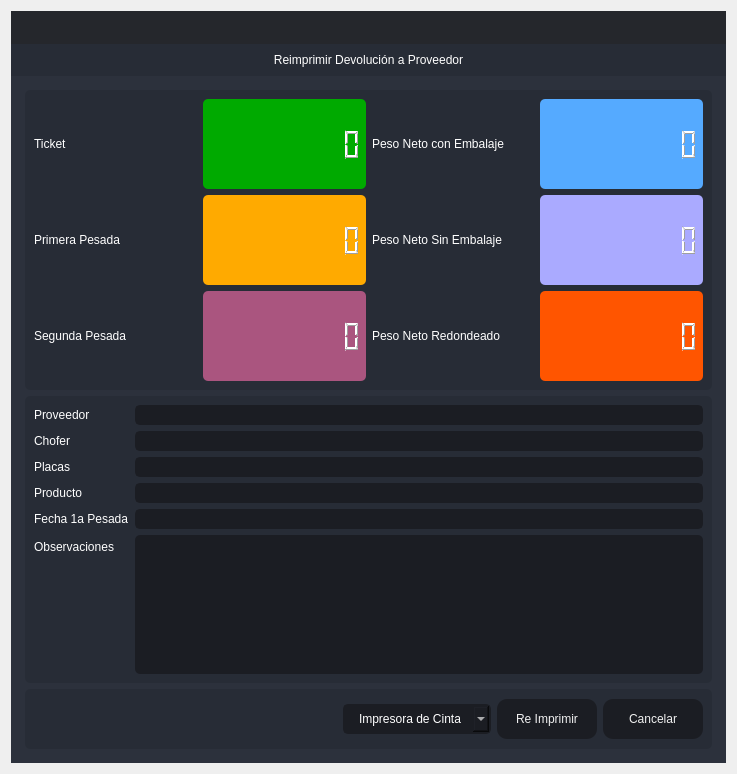
<?xml version="1.0" encoding="UTF-8"?>
<ui version="4.0">
 <class>Destare</class>
 <widget class="QDialog" name="Destare">
  <property name="windowModality">
   <enum>Qt::ApplicationModal</enum>
  </property>
  <property name="geometry">
   <rect>
    <x>0</x>
    <y>0</y>
    <width>737</width>
    <height>774</height>
   </rect>
  </property>
  <property name="minimumSize">
   <size>
    <width>737</width>
    <height>774</height>
   </size>
  </property>
  <property name="maximumSize">
   <size>
    <width>737</width>
    <height>774</height>
   </size>
  </property>
  <property name="windowTitle">
   <string> Reimpresión de Dev. a Proveedor</string>
  </property>
  <property name="windowIcon">
   <iconset resource="files.qrc">
    <normaloff>:/16x16/icons/16x16/logo.png</normaloff>:/16x16/icons/16x16/logo.png</iconset>
  </property>
  <layout class="QVBoxLayout" name="verticalLayout_6">
   <item>
    <widget class="QFrame" name="frame_main">
     <property name="styleSheet">
      <string notr="true">/* LINE EDIT */
QLineEdit {
	background-color: rgb(27, 29, 35);
	border-radius: 5px;
	border: 2px solid rgb(27, 29, 35);
	padding-left: 10px;
}
QLineEdit:hover {
	border: 2px solid rgb(64, 71, 88);
}
QLineEdit:focus {
	border: 2px solid rgb(91, 101, 124);
}

/* SCROLL BARS */
QScrollBar:horizontal {
    border: none;
    background: rgb(52, 59, 72);
    height: 14px;
    margin: 0px 21px 0 21px;
	border-radius: 0px;
}
QScrollBar::handle:horizontal {
    background: rgb(85, 170, 255);
    min-width: 25px;
	border-radius: 7px
}
QScrollBar::add-line:horizontal {
    border: none;
    background: rgb(55, 63, 77);
    width: 20px;
	border-top-right-radius: 7px;
    border-bottom-right-radius: 7px;
    subcontrol-position: right;
    subcontrol-origin: margin;
}
QScrollBar::sub-line:horizontal {
    border: none;
    background: rgb(55, 63, 77);
    width: 20px;
	border-top-left-radius: 7px;
    border-bottom-left-radius: 7px;
    subcontrol-position: left;
    subcontrol-origin: margin;
}
QScrollBar::up-arrow:horizontal, QScrollBar::down-arrow:horizontal
{
     background: none;
}
QScrollBar::add-page:horizontal, QScrollBar::sub-page:horizontal
{
     background: none;
}
 QScrollBar:vertical {
	border: none;
    background: rgb(52, 59, 72);
    width: 14px;
    margin: 21px 0 21px 0;
	border-radius: 0px;
 }
 QScrollBar::handle:vertical {	
	background: rgb(85, 170, 255);
    min-height: 25px;
	border-radius: 7px
 }
 QScrollBar::add-line:vertical {
     border: none;
    background: rgb(55, 63, 77);
     height: 20px;
	border-bottom-left-radius: 7px;
    border-bottom-right-radius: 7px;
     subcontrol-position: bottom;
     subcontrol-origin: margin;
 }
 QScrollBar::sub-line:vertical {
	border: none;
    background: rgb(55, 63, 77);
     height: 20px;
	border-top-left-radius: 7px;
    border-top-right-radius: 7px;
     subcontrol-position: top;
     subcontrol-origin: margin;
 }
 QScrollBar::up-arrow:vertical, QScrollBar::down-arrow:vertical {
     background: none;
 }

 QScrollBar::add-page:vertical, QScrollBar::sub-page:vertical {
     background: none;
 }

/* CHECKBOX */
QCheckBox::indicator {
    border: 3px solid rgb(52, 59, 72);
	width: 15px;
	height: 15px;
	border-radius: 10px;
    background: rgb(44, 49, 60);
}
QCheckBox::indicator:hover {
    border: 3px solid rgb(58, 66, 81);
}
QCheckBox::indicator:checked {
    background: 3px solid rgb(52, 59, 72);
	border: 3px solid rgb(52, 59, 72);	
	background-image: url(:/16x16/icons/16x16/cil-check-alt.png);
}

/* RADIO BUTTON */
QRadioButton::indicator {
    border: 3px solid rgb(52, 59, 72);
	width: 15px;
	height: 15px;
	border-radius: 10px;
    background: rgb(44, 49, 60);
}
QRadioButton::indicator:hover {
    border: 3px solid rgb(58, 66, 81);
}
QRadioButton::indicator:checked {
    background: 3px solid rgb(94, 106, 130);
	border: 3px solid rgb(52, 59, 72);	
}

/* COMBOBOX */
QComboBox{
	background-color: rgb(27, 29, 35);
	border-radius: 5px;
	border: 2px solid rgb(27, 29, 35);
	padding: 5px;
	padding-left: 10px;
}
QComboBox:hover{
	border: 2px solid rgb(64, 71, 88);
}
QComboBox::drop-down {
	subcontrol-origin: padding;
	subcontrol-position: top right;
	width: 25px; 
	border-left-width: 3px;
	border-left-color: rgba(39, 44, 54, 150);
	border-left-style: solid;
	border-top-right-radius: 3px;
	border-bottom-right-radius: 3px;	
	background-image: url(:/16x16/icons/16x16/cil-arrow-bottom.png);
	background-position: center;
	background-repeat: no-reperat;
 }
QComboBox QAbstractItemView {
	color: rgb(85, 170, 255);	
	background-color: rgb(27, 29, 35);
	padding: 10px;
	selection-background-color: rgb(39, 44, 54);
}

/* SLIDERS */
QSlider::groove:horizontal {
    border-radius: 9px;
    height: 18px;
	margin: 0px;
	background-color: rgb(52, 59, 72);
}
QSlider::groove:horizontal:hover {
	background-color: rgb(55, 62, 76);
}
QSlider::handle:horizontal {
    background-color: rgb(85, 170, 255);
    border: none;
    height: 18px;
    width: 18px;
    margin: 0px;
	border-radius: 9px;
}
QSlider::handle:horizontal:hover {
    background-color: rgb(105, 180, 255);
}
QSlider::handle:horizontal:pressed {
    background-color: rgb(65, 130, 195);
}

QSlider::groove:vertical {
    border-radius: 9px;
    width: 18px;
    margin: 0px;
	background-color: rgb(52, 59, 72);
}
QSlider::groove:vertical:hover {
	background-color: rgb(55, 62, 76);
}
QSlider::handle:vertical {
    background-color: rgb(85, 170, 255);
	border: none;
    height: 18px;
    width: 18px;
    margin: 0px;
	border-radius: 9px;
}
QSlider::handle:vertical:hover {
    background-color: rgb(105, 180, 255);
}
QSlider::handle:vertical:pressed {
    background-color: rgb(65, 130, 195);
}

</string>
     </property>
     <property name="frameShape">
      <enum>QFrame::NoFrame</enum>
     </property>
     <property name="frameShadow">
      <enum>QFrame::Raised</enum>
     </property>
     <layout class="QVBoxLayout" name="verticalLayout">
      <property name="spacing">
       <number>0</number>
      </property>
      <property name="leftMargin">
       <number>0</number>
      </property>
      <property name="topMargin">
       <number>0</number>
      </property>
      <property name="rightMargin">
       <number>0</number>
      </property>
      <property name="bottomMargin">
       <number>0</number>
      </property>
      <item>
       <widget class="QFrame" name="frame_top">
        <property name="minimumSize">
         <size>
          <width>0</width>
          <height>65</height>
         </size>
        </property>
        <property name="maximumSize">
         <size>
          <width>16777215</width>
          <height>65</height>
         </size>
        </property>
        <property name="styleSheet">
         <string notr="true">background-color: transparent;</string>
        </property>
        <property name="frameShape">
         <enum>QFrame::NoFrame</enum>
        </property>
        <property name="frameShadow">
         <enum>QFrame::Raised</enum>
        </property>
        <layout class="QHBoxLayout" name="horizontalLayout_3">
         <property name="spacing">
          <number>0</number>
         </property>
         <property name="leftMargin">
          <number>0</number>
         </property>
         <property name="topMargin">
          <number>0</number>
         </property>
         <property name="rightMargin">
          <number>0</number>
         </property>
         <property name="bottomMargin">
          <number>0</number>
         </property>
         <item>
          <widget class="QFrame" name="frame_toggle">
           <property name="maximumSize">
            <size>
             <width>70</width>
             <height>16777215</height>
            </size>
           </property>
           <property name="styleSheet">
            <string notr="true">background-color: rgb(27, 29, 35);</string>
           </property>
           <property name="frameShape">
            <enum>QFrame::NoFrame</enum>
           </property>
           <property name="frameShadow">
            <enum>QFrame::Raised</enum>
           </property>
           <layout class="QVBoxLayout" name="verticalLayout_3">
            <property name="spacing">
             <number>0</number>
            </property>
            <property name="leftMargin">
             <number>0</number>
            </property>
            <property name="topMargin">
             <number>0</number>
            </property>
            <property name="rightMargin">
             <number>0</number>
            </property>
            <property name="bottomMargin">
             <number>0</number>
            </property>
           </layout>
          </widget>
         </item>
         <item>
          <widget class="QFrame" name="frame_top_right">
           <property name="styleSheet">
            <string notr="true">background: transparent;</string>
           </property>
           <property name="frameShape">
            <enum>QFrame::NoFrame</enum>
           </property>
           <property name="frameShadow">
            <enum>QFrame::Raised</enum>
           </property>
           <layout class="QVBoxLayout" name="verticalLayout_2">
            <property name="spacing">
             <number>0</number>
            </property>
            <property name="leftMargin">
             <number>0</number>
            </property>
            <property name="topMargin">
             <number>0</number>
            </property>
            <property name="rightMargin">
             <number>0</number>
            </property>
            <property name="bottomMargin">
             <number>0</number>
            </property>
            <item>
             <widget class="QFrame" name="frame_top_btns">
              <property name="maximumSize">
               <size>
                <width>16777215</width>
                <height>42</height>
               </size>
              </property>
              <property name="styleSheet">
               <string notr="true">background-color: rgba(27, 29, 35, 200)</string>
              </property>
              <property name="frameShape">
               <enum>QFrame::NoFrame</enum>
              </property>
              <property name="frameShadow">
               <enum>QFrame::Raised</enum>
              </property>
              <layout class="QHBoxLayout" name="horizontalLayout_4">
               <property name="spacing">
                <number>0</number>
               </property>
               <property name="leftMargin">
                <number>0</number>
               </property>
               <property name="topMargin">
                <number>0</number>
               </property>
               <property name="rightMargin">
                <number>0</number>
               </property>
               <property name="bottomMargin">
                <number>0</number>
               </property>
               <item>
                <widget class="QFrame" name="frame_label_top_btns">
                 <property name="sizePolicy">
                  <sizepolicy hsizetype="Expanding" vsizetype="Preferred">
                   <horstretch>0</horstretch>
                   <verstretch>0</verstretch>
                  </sizepolicy>
                 </property>
                 <property name="frameShape">
                  <enum>QFrame::NoFrame</enum>
                 </property>
                 <property name="frameShadow">
                  <enum>QFrame::Raised</enum>
                 </property>
                 <layout class="QHBoxLayout" name="horizontalLayout_10">
                  <property name="spacing">
                   <number>0</number>
                  </property>
                  <property name="leftMargin">
                   <number>5</number>
                  </property>
                  <property name="topMargin">
                   <number>0</number>
                  </property>
                  <property name="rightMargin">
                   <number>10</number>
                  </property>
                  <property name="bottomMargin">
                   <number>0</number>
                  </property>
                 </layout>
                </widget>
               </item>
               <item alignment="Qt::AlignRight">
                <widget class="QFrame" name="frame_btns_right">
                 <property name="sizePolicy">
                  <sizepolicy hsizetype="Expanding" vsizetype="Preferred">
                   <horstretch>0</horstretch>
                   <verstretch>0</verstretch>
                  </sizepolicy>
                 </property>
                 <property name="maximumSize">
                  <size>
                   <width>120</width>
                   <height>16777215</height>
                  </size>
                 </property>
                 <property name="frameShape">
                  <enum>QFrame::NoFrame</enum>
                 </property>
                 <property name="frameShadow">
                  <enum>QFrame::Raised</enum>
                 </property>
                 <layout class="QHBoxLayout" name="horizontalLayout_5">
                  <property name="spacing">
                   <number>0</number>
                  </property>
                  <property name="leftMargin">
                   <number>0</number>
                  </property>
                  <property name="topMargin">
                   <number>0</number>
                  </property>
                  <property name="rightMargin">
                   <number>0</number>
                  </property>
                  <property name="bottomMargin">
                   <number>0</number>
                  </property>
                 </layout>
                </widget>
               </item>
              </layout>
             </widget>
            </item>
            <item>
             <widget class="QFrame" name="frame_top_info">
              <property name="maximumSize">
               <size>
                <width>16777215</width>
                <height>65</height>
               </size>
              </property>
              <property name="styleSheet">
               <string notr="true">background-color: rgb(39, 44, 54);</string>
              </property>
              <property name="frameShape">
               <enum>QFrame::NoFrame</enum>
              </property>
              <property name="frameShadow">
               <enum>QFrame::Raised</enum>
              </property>
              <layout class="QHBoxLayout" name="horizontalLayout_8">
               <property name="spacing">
                <number>0</number>
               </property>
               <property name="leftMargin">
                <number>10</number>
               </property>
               <property name="topMargin">
                <number>0</number>
               </property>
               <property name="rightMargin">
                <number>10</number>
               </property>
               <property name="bottomMargin">
                <number>0</number>
               </property>
               <item>
                <widget class="QLabel" name="label">
                 <property name="styleSheet">
                  <string notr="true">font: 75 16pt &quot;MS Shell Dlg 2&quot;;
color: rgb(255, 255, 255);</string>
                 </property>
                 <property name="text">
                  <string>Reimprimir Devolución a Proveedor</string>
                 </property>
                 <property name="alignment">
                  <set>Qt::AlignCenter</set>
                 </property>
                </widget>
               </item>
              </layout>
             </widget>
            </item>
           </layout>
          </widget>
         </item>
        </layout>
       </widget>
      </item>
      <item>
       <widget class="QFrame" name="frame_center">
        <property name="sizePolicy">
         <sizepolicy hsizetype="Expanding" vsizetype="Expanding">
          <horstretch>0</horstretch>
          <verstretch>0</verstretch>
         </sizepolicy>
        </property>
        <property name="styleSheet">
         <string notr="true">background-color: rgb(40, 44, 52);</string>
        </property>
        <property name="frameShape">
         <enum>QFrame::NoFrame</enum>
        </property>
        <property name="frameShadow">
         <enum>QFrame::Raised</enum>
        </property>
        <layout class="QHBoxLayout" name="horizontalLayout_2">
         <property name="spacing">
          <number>0</number>
         </property>
         <property name="leftMargin">
          <number>0</number>
         </property>
         <property name="topMargin">
          <number>0</number>
         </property>
         <property name="rightMargin">
          <number>0</number>
         </property>
         <property name="bottomMargin">
          <number>0</number>
         </property>
         <item>
          <widget class="QFrame" name="frame_content_right">
           <property name="styleSheet">
            <string notr="true">background-color: rgb(44, 49, 60);</string>
           </property>
           <property name="frameShape">
            <enum>QFrame::NoFrame</enum>
           </property>
           <property name="frameShadow">
            <enum>QFrame::Raised</enum>
           </property>
           <layout class="QVBoxLayout" name="verticalLayout_4">
            <property name="spacing">
             <number>0</number>
            </property>
            <property name="leftMargin">
             <number>0</number>
            </property>
            <property name="topMargin">
             <number>0</number>
            </property>
            <property name="rightMargin">
             <number>0</number>
            </property>
            <property name="bottomMargin">
             <number>0</number>
            </property>
            <item>
             <widget class="QFrame" name="frame_content">
              <property name="frameShape">
               <enum>QFrame::NoFrame</enum>
              </property>
              <property name="frameShadow">
               <enum>QFrame::Raised</enum>
              </property>
              <layout class="QVBoxLayout" name="verticalLayout_9">
               <property name="spacing">
                <number>0</number>
               </property>
               <property name="leftMargin">
                <number>5</number>
               </property>
               <property name="topMargin">
                <number>5</number>
               </property>
               <property name="rightMargin">
                <number>5</number>
               </property>
               <property name="bottomMargin">
                <number>5</number>
               </property>
               <item>
                <widget class="QStackedWidget" name="stackedWidget">
                 <property name="styleSheet">
                  <string notr="true">background: transparent;</string>
                 </property>
                 <property name="currentIndex">
                  <number>0</number>
                 </property>
                 <widget class="QWidget" name="page_home">
                  <layout class="QVBoxLayout" name="verticalLayout_10">
                   <item>
                    <widget class="QFrame" name="frame">
                     <property name="minimumSize">
                      <size>
                       <width>0</width>
                       <height>300</height>
                      </size>
                     </property>
                     <property name="maximumSize">
                      <size>
                       <width>16777215</width>
                       <height>300</height>
                      </size>
                     </property>
                     <property name="styleSheet">
                      <string notr="true">background-color: rgb(39, 44, 54);
border-radius: 5px;</string>
                     </property>
                     <property name="frameShape">
                      <enum>QFrame::StyledPanel</enum>
                     </property>
                     <property name="frameShadow">
                      <enum>QFrame::Raised</enum>
                     </property>
                     <layout class="QHBoxLayout" name="horizontalLayout_6">
                      <item>
                       <layout class="QGridLayout" name="gridLayout_2">
                        <item row="1" column="2">
                         <widget class="QLabel" name="label_5">
                          <property name="styleSheet">
                           <string notr="true">color: rgb(255, 255, 255);
font: 75 12pt &quot;MS Shell Dlg 2&quot;;</string>
                          </property>
                          <property name="text">
                           <string>Peso Neto Sin Embalaje</string>
                          </property>
                         </widget>
                        </item>
                        <item row="1" column="1">
                         <widget class="QLCDNumber" name="lcdNumber_3">
                          <property name="styleSheet">
                           <string notr="true">color: rgb(255, 255, 255);
background-color: rgb(255, 170, 0);</string>
                          </property>
                          <property name="digitCount">
                           <number>10</number>
                          </property>
                         </widget>
                        </item>
                        <item row="1" column="3">
                         <widget class="QLCDNumber" name="lcdNumber_4">
                          <property name="styleSheet">
                           <string notr="true">color: rgb(255, 255, 255);
background-color: rgb(170, 170, 255);</string>
                          </property>
                          <property name="digitCount">
                           <number>10</number>
                          </property>
                         </widget>
                        </item>
                        <item row="0" column="3">
                         <widget class="QLCDNumber" name="lcdNumber_1">
                          <property name="styleSheet">
                           <string notr="true">color: rgb(255, 255, 255);
background-color: rgb(85, 170, 255);</string>
                          </property>
                          <property name="digitCount">
                           <number>10</number>
                          </property>
                         </widget>
                        </item>
                        <item row="2" column="3">
                         <widget class="QLCDNumber" name="lcdNumber_6">
                          <property name="styleSheet">
                           <string notr="true">color: rgb(255, 255, 255);
background-color: rgb(255, 85, 0);</string>
                          </property>
                          <property name="digitCount">
                           <number>10</number>
                          </property>
                         </widget>
                        </item>
                        <item row="0" column="0">
                         <widget class="QLabel" name="label_2">
                          <property name="styleSheet">
                           <string notr="true">color: rgb(255, 255, 255);
font: 75 12pt &quot;MS Shell Dlg 2&quot;;</string>
                          </property>
                          <property name="text">
                           <string>Ticket</string>
                          </property>
                         </widget>
                        </item>
                        <item row="1" column="0">
                         <widget class="QLabel" name="label_4">
                          <property name="styleSheet">
                           <string notr="true">color: rgb(255, 255, 255);
font: 75 12pt &quot;MS Shell Dlg 2&quot;;</string>
                          </property>
                          <property name="text">
                           <string>Primera Pesada</string>
                          </property>
                         </widget>
                        </item>
                        <item row="0" column="1">
                         <widget class="QLCDNumber" name="lcdNumber_9">
                          <property name="styleSheet">
                           <string notr="true">color: rgb(255, 255, 255);
background-color: rgb(0, 170, 0);</string>
                          </property>
                          <property name="digitCount">
                           <number>10</number>
                          </property>
                         </widget>
                        </item>
                        <item row="2" column="0">
                         <widget class="QLabel" name="label_6">
                          <property name="styleSheet">
                           <string notr="true">color: rgb(255, 255, 255);
font: 75 12pt &quot;MS Shell Dlg 2&quot;;</string>
                          </property>
                          <property name="text">
                           <string>Segunda Pesada</string>
                          </property>
                         </widget>
                        </item>
                        <item row="0" column="2">
                         <widget class="QLabel" name="label_3">
                          <property name="styleSheet">
                           <string notr="true">color: rgb(255, 255, 255);
font: 75 12pt &quot;MS Shell Dlg 2&quot;;</string>
                          </property>
                          <property name="text">
                           <string>Peso Neto con Embalaje</string>
                          </property>
                         </widget>
                        </item>
                        <item row="2" column="2">
                         <widget class="QLabel" name="label_7">
                          <property name="styleSheet">
                           <string notr="true">color: rgb(255, 255, 255);
font: 75 12pt &quot;MS Shell Dlg 2&quot;;</string>
                          </property>
                          <property name="text">
                           <string>Peso Neto Redondeado</string>
                          </property>
                         </widget>
                        </item>
                        <item row="2" column="1">
                         <widget class="QLCDNumber" name="lcdNumber_7">
                          <property name="styleSheet">
                           <string notr="true">color: rgb(255, 255, 255);
background-color: rgb(170, 85, 127);</string>
                          </property>
                          <property name="digitCount">
                           <number>10</number>
                          </property>
                         </widget>
                        </item>
                       </layout>
                      </item>
                     </layout>
                    </widget>
                   </item>
                   <item>
                    <widget class="QFrame" name="frame_3">
                     <property name="minimumSize">
                      <size>
                       <width>0</width>
                       <height>160</height>
                      </size>
                     </property>
                     <property name="maximumSize">
                      <size>
                       <width>16777215</width>
                       <height>500</height>
                      </size>
                     </property>
                     <property name="styleSheet">
                      <string notr="true">background-color: rgb(39, 44, 54);
border-radius: 5px;</string>
                     </property>
                     <property name="frameShape">
                      <enum>QFrame::StyledPanel</enum>
                     </property>
                     <property name="frameShadow">
                      <enum>QFrame::Raised</enum>
                     </property>
                     <layout class="QVBoxLayout" name="verticalLayout_5">
                      <item>
                       <layout class="QFormLayout" name="formLayout">
                        <item row="0" column="0">
                         <widget class="QLabel" name="label_8">
                          <property name="styleSheet">
                           <string notr="true">color: rgb(255, 255, 255);
font: 75 12pt &quot;MS Shell Dlg 2&quot;;</string>
                          </property>
                          <property name="text">
                           <string>Proveedor</string>
                          </property>
                         </widget>
                        </item>
                        <item row="0" column="1">
                         <widget class="QLineEdit" name="Proveedor">
                          <property name="styleSheet">
                           <string notr="true">QLineEdit {
	background-color: rgb(27, 29, 35);
	border-radius: 5px;
	border: 2px solid rgb(27, 29, 35);
	padding-left: 10px;
	font: 75 12pt &quot;MS Shell Dlg 2&quot;;
	color: rgb(255, 255, 255);
}
QLineEdit:hover {
	border: 2px solid rgb(64, 71, 88);
}
QLineEdit:focus {
	border: 2px solid rgb(91, 101, 124);
}</string>
                          </property>
                          <property name="readOnly">
                           <bool>true</bool>
                          </property>
                         </widget>
                        </item>
                        <item row="1" column="0">
                         <widget class="QLabel" name="label_9">
                          <property name="styleSheet">
                           <string notr="true">color: rgb(255, 255, 255);
font: 75 12pt &quot;MS Shell Dlg 2&quot;;</string>
                          </property>
                          <property name="text">
                           <string>Chofer</string>
                          </property>
                         </widget>
                        </item>
                        <item row="1" column="1">
                         <widget class="QLineEdit" name="Operador">
                          <property name="styleSheet">
                           <string notr="true">QLineEdit {
	background-color: rgb(27, 29, 35);
	border-radius: 5px;
	border: 2px solid rgb(27, 29, 35);
	padding-left: 10px;
	font: 75 12pt &quot;MS Shell Dlg 2&quot;;
	color: rgb(255, 255, 255);
}
QLineEdit:hover {
	border: 2px solid rgb(64, 71, 88);
}
QLineEdit:focus {
	border: 2px solid rgb(91, 101, 124);
}</string>
                          </property>
                          <property name="readOnly">
                           <bool>true</bool>
                          </property>
                         </widget>
                        </item>
                        <item row="2" column="0">
                         <widget class="QLabel" name="label_10">
                          <property name="styleSheet">
                           <string notr="true">color: rgb(255, 255, 255);
font: 75 12pt &quot;MS Shell Dlg 2&quot;;</string>
                          </property>
                          <property name="text">
                           <string>Placas</string>
                          </property>
                         </widget>
                        </item>
                        <item row="2" column="1">
                         <widget class="QLineEdit" name="Placas">
                          <property name="styleSheet">
                           <string notr="true">QLineEdit {
	background-color: rgb(27, 29, 35);
	border-radius: 5px;
	border: 2px solid rgb(27, 29, 35);
	padding-left: 10px;
	font: 75 12pt &quot;MS Shell Dlg 2&quot;;
	color: rgb(255, 255, 255);
}
QLineEdit:hover {
	border: 2px solid rgb(64, 71, 88);
}
QLineEdit:focus {
	border: 2px solid rgb(91, 101, 124);
}</string>
                          </property>
                          <property name="readOnly">
                           <bool>true</bool>
                          </property>
                         </widget>
                        </item>
                        <item row="3" column="0">
                         <widget class="QLabel" name="label_11">
                          <property name="styleSheet">
                           <string notr="true">color: rgb(255, 255, 255);
font: 75 12pt &quot;MS Shell Dlg 2&quot;;</string>
                          </property>
                          <property name="text">
                           <string>Producto</string>
                          </property>
                         </widget>
                        </item>
                        <item row="3" column="1">
                         <widget class="QLineEdit" name="Producto">
                          <property name="styleSheet">
                           <string notr="true">QLineEdit {
	background-color: rgb(27, 29, 35);
	border-radius: 5px;
	border: 2px solid rgb(27, 29, 35);
	padding-left: 10px;
	font: 75 12pt &quot;MS Shell Dlg 2&quot;;
	color: rgb(255, 255, 255);
}
QLineEdit:hover {
	border: 2px solid rgb(64, 71, 88);
}
QLineEdit:focus {
	border: 2px solid rgb(91, 101, 124);
}</string>
                          </property>
                          <property name="readOnly">
                           <bool>true</bool>
                          </property>
                         </widget>
                        </item>
                        <item row="4" column="0">
                         <widget class="QLabel" name="label_12">
                          <property name="styleSheet">
                           <string notr="true">color: rgb(255, 255, 255);
font: 75 12pt &quot;MS Shell Dlg 2&quot;;</string>
                          </property>
                          <property name="text">
                           <string>Fecha 1a Pesada</string>
                          </property>
                         </widget>
                        </item>
                        <item row="4" column="1">
                         <widget class="QLineEdit" name="EFecha">
                          <property name="styleSheet">
                           <string notr="true">QLineEdit {
	background-color: rgb(27, 29, 35);
	border-radius: 5px;
	border: 2px solid rgb(27, 29, 35);
	padding-left: 10px;
	font: 75 12pt &quot;MS Shell Dlg 2&quot;;
	color: rgb(255, 255, 255);
}
QLineEdit:hover {
	border: 2px solid rgb(64, 71, 88);
}
QLineEdit:focus {
	border: 2px solid rgb(91, 101, 124);
}</string>
                          </property>
                          <property name="readOnly">
                           <bool>true</bool>
                          </property>
                         </widget>
                        </item>
                        <item row="5" column="0">
                         <widget class="QLabel" name="label_13">
                          <property name="styleSheet">
                           <string notr="true">color: rgb(255, 255, 255);
font: 75 12pt &quot;MS Shell Dlg 2&quot;;</string>
                          </property>
                          <property name="text">
                           <string>Observaciones</string>
                          </property>
                         </widget>
                        </item>
                        <item row="5" column="1">
                         <widget class="QPlainTextEdit" name="ObservacionesCompra">
                          <property name="styleSheet">
                           <string notr="true">QPlainTextEdit {
	background-color: rgb(27, 29, 35);
	border-radius: 5px;
	padding: 10px;
    color: rgb(255, 255, 255);
	font: 75 12pt &quot;MS Shell Dlg 2&quot;;
}
QPlainTextEdit:hover {
	border: 2px solid rgb(64, 71, 88);
}
QPlainTextEdit:focus {
	border: 2px solid rgb(91, 101, 124);
}</string>
                          </property>
                          <property name="readOnly">
                           <bool>true</bool>
                          </property>
                         </widget>
                        </item>
                       </layout>
                      </item>
                     </layout>
                    </widget>
                   </item>
                   <item>
                    <widget class="QFrame" name="frame_2">
                     <property name="minimumSize">
                      <size>
                       <width>0</width>
                       <height>60</height>
                      </size>
                     </property>
                     <property name="maximumSize">
                      <size>
                       <width>16777215</width>
                       <height>60</height>
                      </size>
                     </property>
                     <property name="styleSheet">
                      <string notr="true">background-color: rgb(39, 44, 54);
border-radius: 5px;</string>
                     </property>
                     <property name="frameShape">
                      <enum>QFrame::StyledPanel</enum>
                     </property>
                     <property name="frameShadow">
                      <enum>QFrame::Raised</enum>
                     </property>
                     <layout class="QHBoxLayout" name="horizontalLayout_9">
                      <item>
                       <layout class="QGridLayout" name="gridLayout">
                        <item row="0" column="2">
                         <widget class="QPushButton" name="btn_guardar">
                          <property name="minimumSize">
                           <size>
                            <width>100</width>
                            <height>40</height>
                           </size>
                          </property>
                          <property name="styleSheet">
                           <string notr="true">QPushButton {
	border-color: rgb(27, 29, 35);
	font: 75 10pt &quot;MS Shell Dlg 2&quot;;
	color: rgb(240, 240, 240);
	background-color: rgb(27, 29, 35);
	border: 0px solid;
	border-radius: 10px;	
}
QPushButton:hover {
	background-color:rgb(44, 49, 60);
	border-color: rgb(27, 29, 35);
	border: 2px solid;
}</string>
                          </property>
                          <property name="text">
                           <string>Re Imprimir</string>
                          </property>
                         </widget>
                        </item>
                        <item row="0" column="0">
                         <spacer name="horizontalSpacer">
                          <property name="orientation">
                           <enum>Qt::Horizontal</enum>
                          </property>
                          <property name="sizeHint" stdset="0">
                           <size>
                            <width>40</width>
                            <height>20</height>
                           </size>
                          </property>
                         </spacer>
                        </item>
                        <item row="0" column="3">
                         <widget class="QPushButton" name="btnr">
                          <property name="minimumSize">
                           <size>
                            <width>100</width>
                            <height>40</height>
                           </size>
                          </property>
                          <property name="styleSheet">
                           <string notr="true">QPushButton {
	border-color: rgb(27, 29, 35);
	font: 75 10pt &quot;MS Shell Dlg 2&quot;;
	color: rgb(240, 240, 240);
	background-color: rgb(27, 29, 35);
	border: 0px solid;
	border-radius: 10px;	
}
QPushButton:hover {
	background-color:rgb(44, 49, 60);
	border-color: rgb(27, 29, 35);
	border: 2px solid;
}</string>
                          </property>
                          <property name="text">
                           <string>Cancelar</string>
                          </property>
                         </widget>
                        </item>
                        <item row="0" column="1">
                         <widget class="QComboBox" name="comboBox_impresora">
                          <property name="styleSheet">
                           <string notr="true">QComboBox{
	background-color: rgb(27, 29, 35);
	border-radius: 5px;
	border: 2px solid rgb(27, 29, 35);
	padding: 5px;
	padding-left: 14px;
	color: rgb(255, 255, 255);
    font: 75 12pt &quot;MS Shell Dlg 2&quot;;
}
QComboBox:hover{
	border: 2px solid rgb(64, 71, 88);
}
QComboBox QAbstractItemView {
	color: rgb(85, 170, 255);	
	background-color: rgb(27, 29, 35);
	padding: 10px;
	selection-background-color: rgb(39, 44, 54);
}</string>
                          </property>
                          <item>
                           <property name="text">
                            <string>Impresora de Cinta</string>
                           </property>
                          </item>
                          <item>
                           <property name="text">
                            <string>Impresora Windows</string>
                           </property>
                          </item>
                         </widget>
                        </item>
                       </layout>
                      </item>
                     </layout>
                    </widget>
                   </item>
                  </layout>
                 </widget>
                </widget>
               </item>
              </layout>
             </widget>
            </item>
           </layout>
          </widget>
         </item>
        </layout>
       </widget>
      </item>
     </layout>
    </widget>
   </item>
  </layout>
 </widget>
 <resources>
  <include location="files.qrc"/>
 </resources>
 <connections/>
</ui>
